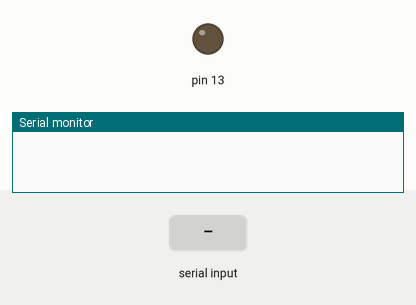
Simulated run of this sketch. Board: Arduino Uno, built with avr-gcc and run on an emulated ATmega328P. Parts: output pins drawn as LEDs (lit = HIGH), the last lines printed to the serial monitor. The inputs (shaded band) are chosen by the test bench.

Above: at 1.2 s.
1.3 s: "ON" received over the second serial link
At 2.2 s:
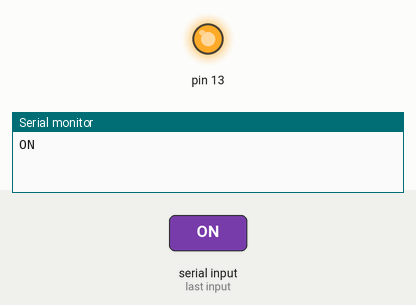
2.8 s: "OFF" received over the second serial link
At 3.7 s:
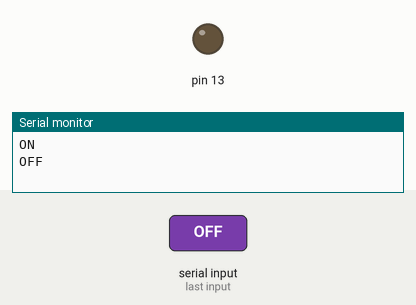
Timing chart, 0 to 5.8 s (numbered marks = the images above; inputs shaded):
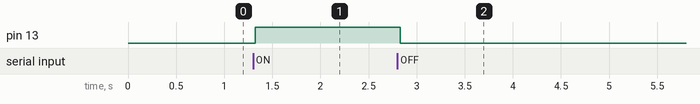

Measured:
- after the input at 1.3 s, pin 13: LOW → HIGH at once
- after the input at 2.8 s, pin 13: HIGH → LOW at once

The sketch:

Bluetooth_latest.ino
```cpp
#include <SoftwareSerial.h>

SoftwareSerial BT(10, 11); //TX of bt to 10, RX of bt to 11 arduino respetively
String readdata;

void setup() {
 BT.begin(38400);
 Serial.begin(9600);
  pinMode(13, OUTPUT);
//  pinMode(5, OUTPUT);
//  pinMode(6, OUTPUT);
//  pinMode(9, OUTPUT);

}
//-----------------------------------------------------------------------//
void loop() {
  while (BT.available())
  {  //Check if there is an available byte to read
  delay(10); //Delay added to make thing stable
  char c = BT.read(); //Conduct a serial read
  readdata += c; //build the string- "forward", "reverse", "left" and "right"
  }
  if (readdata.length() > 0) {
    Serial.println(readdata);

  if(readdata == "ON")
  {
    digitalWrite(13,HIGH);
//   analogWrite(3,190);
//    analogWrite(5,0);
//    analogWrite(6,0);
//    analogWrite(9,190);
    delay (100);
  }

  else if(readdata == "OFF")
  {
    digitalWrite(13, LOW);
//    analogWrite (3,0);
//    analogWrite (5,190);
//    analogWrite (6,190);
//    analogWrite (9,0);
    delay (100);
}

//  else if (readdata == "right")
//  {
//
//    analogWrite(3,190);
//    analogWrite(5,0);
//    analogWrite(6,190);
//    analogWrite(9,0);
//    delay (100);
//
//
//  }
//
// else if ( readdata == "left")
// {
//
//    analogWrite (3,30);
//    analogWrite (5,190);
//    analogWrite (6,90);
//    analogWrite (9,190);
//    delay (100);
//
// }
//
// else if (readdata == "stop")
// {
//
//   digitalWrite (3, LOW);
//   digitalWrite (4, LOW);
//   digitalWrite (5, LOW);
//   digitalWrite (6, LOW);
//   delay (100);
// }


readdata="";}} //Reset the variable
```
